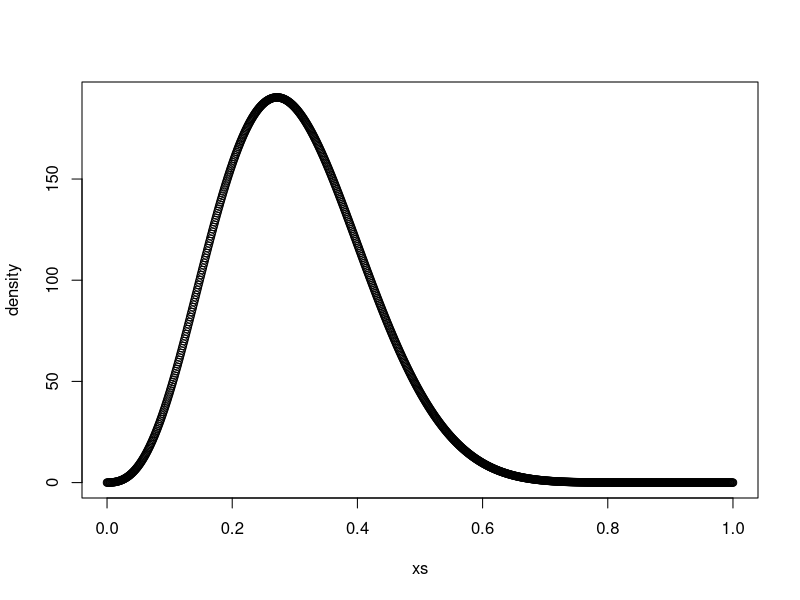

The R script that drew this image:
## ---- chunk 1
# Sketching the posterior distribution as proportional to the sum of three Beta
# distributions: Beta(3,13), Beta(4,12), Beta(5,11)

xs <- seq(0,1,0.001)

density <- choose(10,0)*dbeta(xs,3,13) + choose(10,1)*dbeta(xs,4,12) + choose(10,2)*dbeta(xs,5,11)

plot(xs, density)
